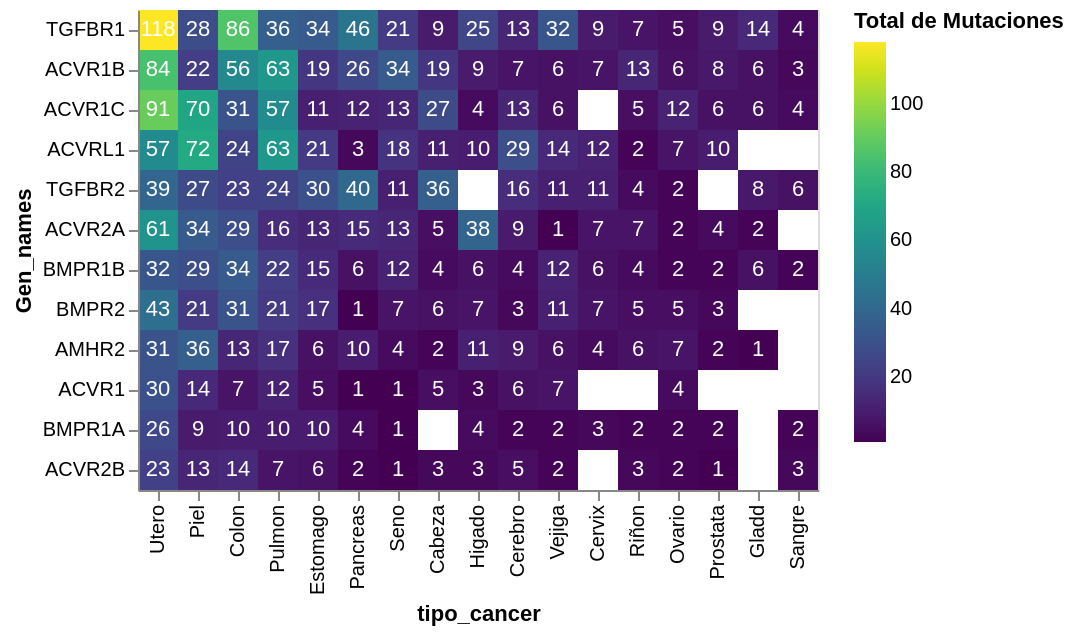

Notebook cell for this chart:
### Code cell
import altair as alt
import pandas as pd

# Asegúrate de que los genes estén ordenados por la suma de mutaciones
ordered_genes = mutation_frequencies_cancer_type.groupby('Gen_names')['mutation_count'].sum().sort_values(ascending=False).index
ordered_cancer = mutation_frequencies_cancer_type.groupby('tipo_cancer')['mutation_count'].sum().sort_values(ascending=False).index
# Configurar el gráfico base con el orden de genes
base = alt.Chart(mutation_frequencies_cancer_type).encode(
    x=alt.X('tipo_cancer', sort=list(ordered_cancer)),
    y=alt.Y('Gen_names', sort=list(ordered_genes)),  # Ordenar los genes de mayor a menor según mutation_count
)

# Configurar el heatmap
heatmap = base.mark_rect().encode(
    color=alt.Color('mutation_count',
        scale=alt.Scale(scheme='viridis'),
        legend=alt.Legend(title="Total de Mutaciones"),
    ), 
    tooltip=[
        alt.Tooltip("sum(mutation_count)", title="Total de Mutaciones"),
        alt.Tooltip("tipo_cancer", title="Tipo de Cáncer"),
        alt.Tooltip("mutation_frequency", title="frecuencia")
    ]
)

# Configurar el texto dentro de las celdas del heatmap
text = base.mark_text(baseline='middle').encode(
    text=alt.Text('sum(mutation_count)', format=".0f"),
    color=alt.condition(
        alt.datum.mutation_count > 150,
        alt.value('black'),
        alt.value('white')
    )
)

# Dibujar el gráfico
heatmap + text

### Figure 1 — Vega-Lite specification as saved in the notebook (floating-point values rounded to 4 significant figures; data arrays with more than 128 entries replaced by an {"elided": "..."} marker saying what was removed)
{"config": {"view": {"continuousWidth": 300, "continuousHeight": 300}}, "layer": [{"mark": {"type": "rect"}, "encoding": {"color": {"field": "mutation_count", "legend": {"title": "Total de Mutaciones"}, "scale": {"scheme": "viridis"}, "type": "quantitative"}, "tooltip": [{"aggregate": "sum", "field": "mutation_count", "title": "Total de Mutaciones", "type": "quantitative"}, {"field": "tipo_cancer", "title": "Tipo de Cáncer", "type": "nominal"}, {"field": "mutation_frequency", "title": "frecuencia", "type": "quantitative"}], "x": {"field": "tipo_cancer", "sort": ["Utero", "Piel", "Colon", "Pulmon", "Estomago", "Pancreas", "Seno ", "Cabeza", "Higado", "Cerebro", "Vejiga", "Cervix", "Riñon", "Ovario", "Prostata", "Gladd", "Sangre"], "type": "nominal"}, "y": {"field": "Gen_names", "sort": ["TGFBR1", "ACVR1B", "ACVR1C", "ACVRL1", "TGFBR2", "ACVR2A", "BMPR1B", "BMPR2", "AMHR2", "ACVR1", "BMPR1A", "ACVR2B"], "type": "nominal"}}}, {"mark": {"type": "text", "baseline": "middle"}, "encoding": {"color": {"condition": {"test": "(datum.mutation_count > 150)", "value": "black"}, "value": "white"}, "text": {"aggregate": "sum", "field": "mutation_count", "format": ".0f", "type": "quantitative"}, "x": {"field": "tipo_cancer", "sort": ["Utero", "Piel", "Colon", "Pulmon", "Estomago", "Pancreas", "Seno ", "Cabeza", "Higado", "Cerebro", "Vejiga", "Cervix", "Riñon", "Ovario", "Prostata", "Gladd", "Sangre"], "type": "nominal"}, "y": {"field": "Gen_names", "sort": ["TGFBR1", "ACVR1B", "ACVR1C", "ACVRL1", "TGFBR2", "ACVR2A", "BMPR1B", "BMPR2", "AMHR2", "ACVR1", "BMPR1A", "ACVR2B"], "type": "nominal"}}}], "data": {"name": "data-36e61aefd6c066814004bc8b70716e55"}, "$schema": "https://vega.github.io/schema/vega-lite/v5.16.3.json", "datasets": {"data-36e61aefd6c066814004bc8b70716e55": {"elided": "186 records"}}}
